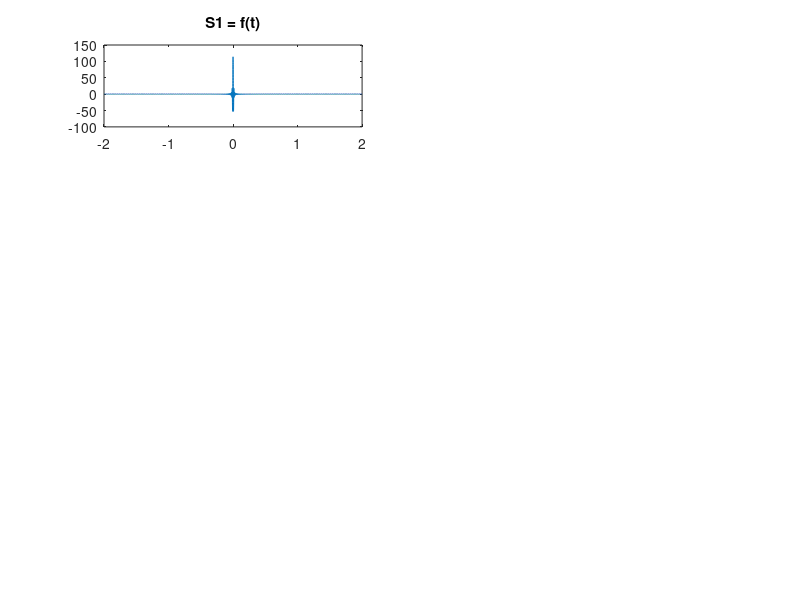

The MATLAB script that drew this image: (Note: this script raises an error after producing the figure.)
function [] = test()
    load('fonction5.mat');
    load('signal1.mat');
    load('signal2.mat');
    
    f = 4;
    x0 = @(x) f;
    x1 = @(x) cos(2*pi*f*x);
    x2 = @(x) sin(2*pi*f*x);
    x3 = @(x) exp(1i*2*pi*f*x);
    x4 = @(x) rect(x);
    T0 = 0.1;
    x6 = @(x) x4(mod(x+T0/2,T0)-T0/2);
    
    A=-2;
    B=2;
    N=16384;
    
    temps = zeros(N,1);
    frequence = zeros(N,1);
    
    for n=1:N
        temps(n) = (n-1)*(B-A)/N + A;
        frequence(n) = -2*N/(B-A) + n;
    end   
    
    
    % AFFICHAGE
%     echantillon=echantillonage(x6,A,B,N);
%     plot(temps,echantillon);
%     title('S = f(t)');
    
    % SPECTRE EN FREQUENCE
%     echantillonSpectre=echantillonage(x6,A,B,N);
%     subplot(2,1,1);
%     plot(temps,echantillonSpectre);
%     title('S = f(t)');
%     
%     spectre = spectreEnFrequence(x6,A,B,N);
%     subplot(2,1,2);
%     plot(frequence,spectre);
%     title('spectre S en frequence');
    
    %INVERSE DE FOURIER
%     echantillonFourrier=echantillonage(x6,A,B,N);
%     subplot(3,1,1)
%     plot(temps,echantillonFourrier);
%     title('S = f(t)');
%     
%     spectreFourier = spectreEnFrequence(x6,A,B,N);
%     subplot(3,1,2)
%     plot(frequence,spectreFourier);
%     title('spectre S en frequence');
%     
%     resultatInvFourier = tfourinv(spectreFourier');
%     subplot(3,1,3)
%     plot(temps,resultatInvFourier)
%     title('S = invFourier(spectre S en frequence)');
     
    % MODULATION
      subplot(4,2,1);
      plot(temps,s1);
      title('S1 = f(t)');
      spectreS1=spectreEnFrequenceDejaEchantillone(s1);
      subplot(4,2,2);
      plot(frequence,spectreS1);
      title('spectre S1 en frequence');
     
      subplot(4,2,3);
      plot(temps,s2);
      title('S2 = f(t)');
      spectreS2=spectreEnFrequenceDejaEchantillone(s2);
      subplot(4,2,4);
      plot(frequence,spectreS2);
      title('spectre S2 en frequence');
      
      f1 = 1000;
      f2 = 300;
      c = modulation(N,s1,f1,s2,f2);
     
      subplot(4,2,5);
      plot(temps,c);
      title('SModule = f(t)');
      spectreC=spectreEnFrequenceDejaEchantillone(c);
      subplot(4,2,6);
      plot(frequence,spectreC);
      title('spectre SModule en frequence');
     
    % DEMODULATION
      
%       f1 = 600;
%       f2 = 300;
%       c = modulation(N,s1,f1,s2,f2);
%       f=f2;
%     
%       d = deModulation(N,c,f);
end

function [y] = rect(x)
    if(abs(x)<=0.02)
        y = 1;
    else
        y = 0;
    end
end


function [e] = echantillon (x,A,B,N)
    T=(B-A)/N;
    
    e = zeros(N,1);
    temps = zeros(N,1);
    frequence = zeros(N,1);
    
    for n=1:N
        temps(n) = (n-1)*T + A;
        frequence(n) = 1/temps(n);
        e(n) = x((n-1)*T+A);
    end
end

function [spectre] = spectreEnFrequence (x,A,B,N)
    ech = echantillon (x,A,B,N);
    four = tfour(ech');
    spectre = four';
end

function [c] = modulation (N,s1,f1,s2,f2)
     c = zeros(1,N);
     for i=1:N
         c(i) = s1(i)*cos(2*pi*f1*i) + s2(i)*cos(2*pi*f2*i);
     end
end

function [d] = deModulation (N,c,f)
     d = zeros(1,N);
     for i=1:N
         d(i) = c(i)*cos(2*pi*f*i);
     end
end

function [spectre] = spectreEnFrequenceDejaEchantillone (x)
    four = tfour(x);
    spectre = four';
end